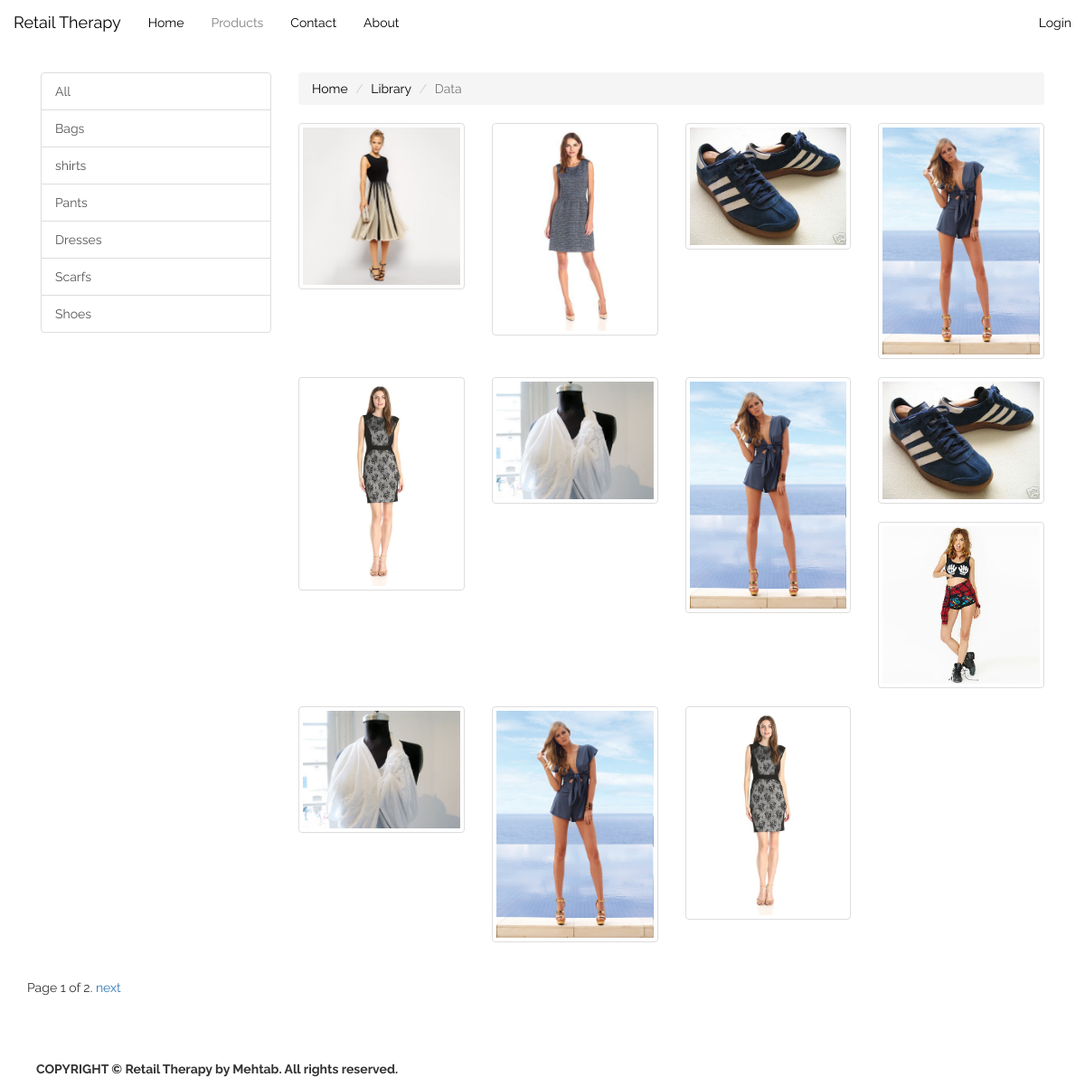
Screenshot of /products/ with the database file from the repository.
### products/models.py (models this page shows, shortened)
class Category(models.Model):
    name = models.CharField(max_length=255, blank=False, null=False)
    slug = models.CharField(max_length=255, blank=True)
    created = models.DateTimeField(auto_now=True, auto_now_add=False)
    updated = models.DateTimeField(auto_now=False, auto_now_add=True)
    @property
    def get_absolute_url(self):
        kwargs = {'slug': self.slug}
        return reverse("category_product_list", kwargs=kwargs)

class Product(models.Model):
    category = models.ForeignKey(Category)
    sku = models.CharField(max_length=255, blank=True)
    name = models.CharField(max_length=255, blank=False, null=False)
    slug = models.CharField(max_length=255, blank=True)
    description = models.TextField()
    price = models.PositiveIntegerField()
    stock = models.PositiveIntegerField()
    image = models.ImageField(upload_to='images', blank=True)
    image_thumbnail = ImageSpecField(source='image',
                                     processors=[ResizeToFill(295, 300)],
                                     format='JPEG',
                                     options={'quality': 60})
    image_thumbnail_xs = ImageSpecField(source='image',
                                        processors=[ResizeToFill(150, 150)],
                                        format='JPEG',
                                        options={'quality': 60})
    created = models.DateTimeField(auto_now=True, auto_now_add=False)
    updated = models.DateTimeField(auto_now=False, auto_now_add=True)
    @property
    def get_absolute_url(self):
        kwargs = {'slug': self.slug}
        return reverse("product_detail", kwargs=kwargs)

### products/views.py (the view)
# urls.py: url(r'^products/$', products_views.ProductList.as_view(), name='product_list'),
class ProductList(ListView):
    model = Product
    template_name = 'products/product_list.html'
    active = 'Products'
    context_object_name = 'products'
    paginate_by = 12
    def get_context_data(self, *args, **kwargs):
        context = super(ProductList, self).get_context_data(*args, **kwargs)
        category = Category.objects.all()
        context['categories'] = category
        context['Products'] = self.active
        return context

### template/products/product_list.html (shortened to what this page needs)
{% extends 'index.html' %}
{% block body %}
<div class"row">
    {% include "products/_category_list.html" %}
    <div class="col-xs-12 col-md-9">
<ol class="breadcrumb">
  <li><a href="#">Home</a></li>
  <li><a href="#">Library</a></li>
  <li class="active">Data</li>
</ol>
        <div class="row">
            {% for product in products %}
                <div class="col-xs-12 col-md-3">
                    <a class="thumbnail" href="{{product.get_absolute_url}}">
                        <img class="img-responsive" src="{% if product.image_thumbnail_xs %}{{product.image_thumbnail_xs.url}}{% else %}#{% endif %}" alt="{{product.slug}}">
                    </a>
                </div>
            {% endfor %}
        </div>
    </div>
	{% if is_paginated %}
        <div class="pagination">
            <span class="page-links">
                <span class="page-current">
                    Page {{ page_obj.number }} of {{ page_obj.paginator.num_pages }}.
                </span>
                {% if page_obj.has_next %}
                    <a href="?page={{ page_obj.next_page_number }}">next</a>
                {% endif %}
            </span>
        </div>
    {% endif %}
</div>
{% endblock %}

### template/index.html (shortened to what this page needs)
{% load static %}
<!DOCTYPE html>
<html lang="en">
<head>
  <link href="https://maxcdn.bootstrapcdn.com/bootstrap/3.3.7/css/bootstrap.min.css" rel="stylesheet">
  <link rel="stylesheet" href="{% static 'css/styles.css' %}">
</head>
<body>
		<nav class="navbar navbar navbar-fixed-top">
			  <div class="container-fluid">
			<div class="navbar-header">
				<a class="navbar-brand" href="#">Retail Therapy</a>
			</div>
			<div id="navbar" class="navbar-collapse collapse">
				<ul class="nav navbar-nav">
					<li class="{% if Home == 'Home' %}active{% endif %}"><a href="{% url 'index' %}">Home</a></li>
					<li class="{% if Products == 'Products' %}active{% endif %}"><a href="{% url 'product_list' %}">Products</a></li>
					<li class="{% if Contact == 'Contact' %}active{% endif %}"><a href="{% url 'contact' %}">Contact</a></li>
					<li class="{% if About == 'About' %}active{% endif %}"><a href="{% url 'about' %}">About</a></li>
									</ul>
				<ul class="nav navbar-nav navbar-right">
                    {%if user.is_authenticated %}
					<li class=""><a href="{% url 'logout' %}?next=/">Logout</a></li>
					{% else %}
					<li class=""><a href="{% url 'login' %}">Login</a></li>
					{% endif %}
				</ul>
			</div>
		  </div>
		</nav>
        <div class="container">
            {% block body %}
            {% endblock %}
        </div>
        <footer class="footer">
            <div class="container">
                <p>COPYRIGHT © Retail Therapy by Mehtab. All rights reserved.</p>
            </div>
		</footer>
</body>
</html>

### template/products/_category_list.html
{% block categories %}
<div class="col-xs-12 col-md-3">
    <div class="list-group">
        <a class="list-group-item" href="{% url 'product_list' %}">All</a>
        {% for category in categories %}
        <a class="list-group-item" href="{{category.get_absolute_url}}">{{category.name}}</a>
        {% endfor %}
    </div>
</div>
{% endblock %}

### static/css/styles.css (style rules this page uses)
body { font-family: Raleway; background-color: white; padding-top: 80px; }
nav { background-color: white; }
div.navbar-header a { color: black; }
.navbar .navbar-nav > .active > a { color: gray; }
li > a { color: black; }
footer { padding: 50px 0 0 20px; font-weight: bold; }

### rows the page displays
Category: name "Bags"
Category: name "shirts"
Category: name "Pants"
Category: name "Dresses"
Category: name "Scarfs"
Category: name "Shoes"
Product: image (picture)
Product: image (picture)
Product: image (picture)
Product: image (picture)
Product: image (picture)
Product: image (picture)
Product: image (picture)
Product: image (picture)
Product: image (picture)
Product: image (picture)
Product: image (picture)
Product: image (picture)

### other values shown
{{ page_obj.number }} "1"
{{ page_obj.paginator.num_pages }} "2"
